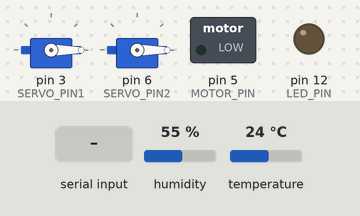
The sketch below on a simulated Arduino Uno, built with avr-gcc and run on an emulated ATmega328P. On the bench: 2 × servo, switched loads named in the sketch (green lamp = pin HIGH), output pins drawn as LEDs (lit = HIGH). The test bench sets the inputs (shaded band); at power-on: humidity 55 %, temperature 24 °C. What the sketch prints to the serial monitor is not drawn.

Above: at 3.2 s.
3.3 s: "c" received over Serial
At 6.6 s:
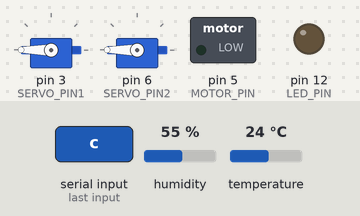
6.8 s: "f" received over Serial
At 8.1 s:
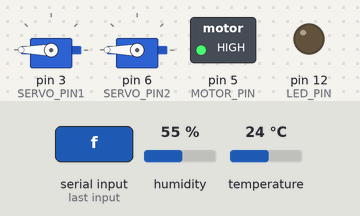
8.4 s: "l" received over Serial
At 9.0 s:
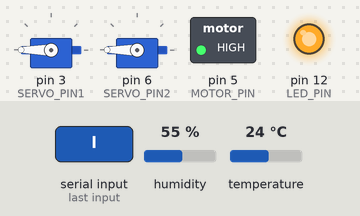
9.9 s: "f" received over Serial
At 10.4 s:
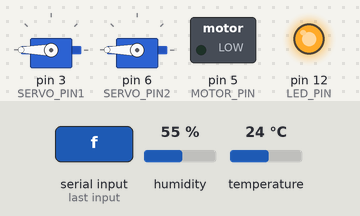
11.5 s: "c" received over Serial
At 15.0 s:
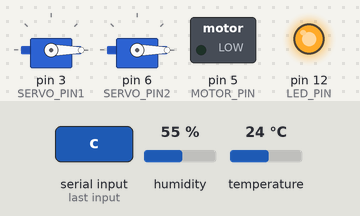
Timing chart, 0 to 16.0 s (numbered marks = the images above; inputs shaded):
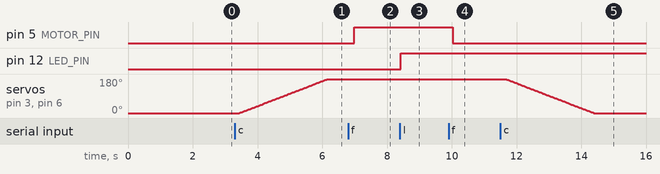

The sketch:

control_and_recieve_data.ino
```cpp
#include <Servo.h>
#include <DHT.h>

// 设置DHT11传感器的引脚
#define DHTPIN 9
#define DHTTYPE DHT11   // 定义使用的DHT传感器类型
#define LED_PIN 12
#define MOTOR_PIN 5
#define SERVO_PIN1 3
#define SERVO_PIN2 6

class Light {
  private:
    bool isOn;   // 灯的当前状态，true 表示灯开，false 表示灯关
    int pin;     // 灯连接到的引脚

  public:
    // 构造函数，初始化灯的状态（默认为关闭），并设置灯连接的引脚
    Light(int lightPin) {
      pin = lightPin;
      isOn = false;  // 默认灯的状态是关闭
      pinMode(pin, OUTPUT);  // 设置引脚为输出模式
      digitalWrite(pin, LOW);  // 初始化时设置灯为关
    }

    // 开关灯函数，根据当前灯的状态来执行开关操作
    void toggle() {
      if (isOn) {
        // 如果灯是开着的，关闭灯
        Serial.println("灯已关闭");
        digitalWrite(pin, LOW);  // 关闭灯
        isOn = false;
      } else {
        // 如果灯是关着的，打开灯
        Serial.println("灯已打开");
        digitalWrite(pin, HIGH);  // 打开灯
        isOn = true;
      }
    }

    // 获取灯的当前状态
    bool getState()
    {
      return isOn;
    }
};

class Fan {
  private:
    bool isOn;   // 风扇的当前状态，true 表示风扇开，false 表示风扇关
    int pin;     // 风扇连接到的引脚

  public:
    // 构造函数，初始化风扇的状态（默认为关闭），并设置风扇连接的引脚
    Fan(int fan_pin) {
      pin = fan_pin;
      isOn = false;  // 默认风扇的状态是关闭
      pinMode(pin, OUTPUT);  // 设置引脚为输出模式
      digitalWrite(pin, LOW);  // 初始化时设置风扇为关
    }

    // 开关风扇函数，根据当前风扇的状态来执行开关操作
    void toggle() {
      if (isOn) {
        // 如果风扇是开着的，关闭风扇
        Serial.println("风扇已关闭");
        analogWrite(pin, 0);  // 关闭风扇
        isOn = false;
      } else {
        // 如果风扇是关着的，打开风扇
        Serial.println("风扇已打开");
        analogWrite(pin, 255);  // 打开风扇
        isOn = true;
      }
    }

    // 获取风扇的当前状态
    bool getState()
    {
      return isOn;
    }
};

class SmartCurtain {
  private:
    Servo curtainServo1;
    Servo curtainServo2; // 舵机对象
    int pin1;
    int pin2;            // 舵机连接的引脚
    bool isOpen;         // 窗帘的当前状态，true 表示窗帘已打开，false 表示窗帘已关闭

  public:
    // 构造函数，初始化舵机并设置引脚，默认窗帘是关闭的
    SmartCurtain(int servoPin1, int servoPin2) {
      pin1 = servoPin1;
      pin2 = servoPin2;
      isOpen = false;  // 默认窗帘是关闭的
    }

    void begin()
    {
      curtainServo1.attach(pin1);  // 将舵机连接到指定的引脚
      curtainServo1.write(0);
      curtainServo2.attach(pin2);  // 将舵机连接到指定的引脚
      curtainServo2.write(0);     // 初始化时设置窗帘为关闭状态
    }

    // 切换窗帘的开关状态
    void toggle() {
      if (isOpen) {
        // 如果窗帘已经打开，调用关闭窗帘函数
        Serial.println("关闭窗帘...");
        closeCurtain();
      } else {
        // 如果窗帘已经关闭，调用打开窗帘函数
        Serial.println("开启窗帘...");
        openCurtain();
      }
    }

    // 开启窗帘，从0度转到180度
    void openCurtain() {
      for (int pos = 0; pos <= 180; pos++) {
        curtainServo1.write(pos);  // 设置舵机的位置
        curtainServo2.write(pos);
        delay(15);  // 等待舵机移动到指定位置
      }
      isOpen = true;  // 更新窗帘状态为已打开
    }

    // 关闭窗帘，从180度转到0度
    void closeCurtain() {
      for (int pos = 180; pos >= 0; pos--) {
        curtainServo1.write(pos);  // 设置舵机的位置
        curtainServo2.write(pos); // 设置舵机的位置
        delay(15);  // 等待舵机移动到指定位置
      }
      isOpen = false;  // 更新窗帘状态为已关闭
    }

    // 获取窗帘的当前状态
    bool getState() {
      return isOpen;
    }
};

DHT dht(DHTPIN, DHTTYPE);
Light myLight(LED_PIN);
Fan myFan(MOTOR_PIN);
SmartCurtain myCurtian(SERVO_PIN1, SERVO_PIN2);
int pos = 0;
int temperature, humidity;

void setup()
{
  Serial.begin(9600);
  dht.begin();   // 初始化DHT传感器
  myCurtian.begin();
  delay(2000);
}

void loop()
{
    // 读取温湿度数据
  humidity = dht.readHumidity();
  temperature = dht.readTemperature();

  // 检查是否读取成功
  if (isnan(humidity) || isnan(temperature)) {
    Serial.println("读取传感器数据失败！");
    return;
  }

  // 打印温湿度值
  Serial.print("温度: ");
  Serial.print(temperature);
  Serial.print(" °C\t");
  Serial.print("湿度: ");
  Serial.print(humidity);
  Serial.println(" %");

  // 控制设备：读取串口输入，控制设备的开关状态
  if (Serial.available()) {
    char command = Serial.read();  // 读取串口数据

    switch (command) {
      case 'f':  // 切换风扇
        myFan.toggle();
        break;

      case 'c':  // 切换窗帘
        myCurtian.toggle();
        break;

      case 'l':  // 切换灯
        myLight.toggle();
        break;

      default:
        Serial.println("无效的命令,请输入f, c, 或者l");
        break;
    }
  }

  // 延迟0.2秒后再次执行
  delay(200);
}
```

Measured:
- after the input at 3.3 s, servo on pin 3 (SERVO_PIN1), servo on pin 6 (SERVO_PIN2): moves from 0° to 180° over 2.7 s, starting after 0.14 s
- after the input at 6.8 s, pin 5 (MOTOR_PIN): LOW → HIGH after 0.19 s
- after the input at 8.4 s, pin 12 (LED_PIN): LOW → HIGH at once
- after the input at 9.9 s, pin 5 (MOTOR_PIN): HIGH → LOW after 0.12 s
- after the input at 11.5 s, servo on pin 3 (SERVO_PIN1), servo on pin 6 (SERVO_PIN2): moves from 180° to 0° over 2.7 s, starting after 0.17 s
